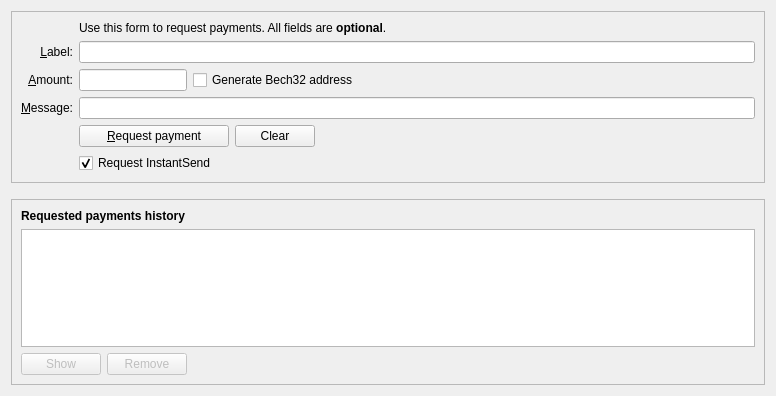
<?xml version="1.0" encoding="UTF-8"?>
<ui version="4.0">
 <class>ReceiveCoinsDialog</class>
 <widget class="QWidget" name="ReceiveCoinsDialog">
  <property name="geometry">
   <rect>
    <x>0</x>
    <y>0</y>
    <width>776</width>
    <height>396</height>
   </rect>
  </property>
  <layout class="QVBoxLayout" name="verticalLayout" stretch="0,0,1">
   <item>
    <widget class="QFrame" name="frame2">
     <property name="sizePolicy">
      <sizepolicy hsizetype="Preferred" vsizetype="Expanding">
       <horstretch>0</horstretch>
       <verstretch>0</verstretch>
      </sizepolicy>
     </property>
     <property name="frameShape">
      <enum>QFrame::StyledPanel</enum>
     </property>
     <property name="frameShadow">
      <enum>QFrame::Sunken</enum>
     </property>
     <layout class="QVBoxLayout" name="verticalLayout_3">
      <item>
       <layout class="QGridLayout" name="gridLayout">
        <item row="5" column="0">
         <widget class="QLabel" name="label">
          <property name="toolTip">
           <string>An optional amount to request. Leave this empty or zero to not request a specific amount.</string>
          </property>
          <property name="text">
           <string>&amp;Amount:</string>
          </property>
          <property name="alignment">
           <set>Qt::AlignRight|Qt::AlignTrailing|Qt::AlignVCenter</set>
          </property>
          <property name="buddy">
           <cstring>reqAmount</cstring>
          </property>
         </widget>
        </item>
        <item row="6" column="0">
         <widget class="QLabel" name="label_3">
          <property name="toolTip">
           <string>An optional message to attach to the payment request, which will be displayed when the request is opened. Note: The message will not be sent with the payment over the Huntcoin network.</string>
          </property>
          <property name="text">
           <string>&amp;Message:</string>
          </property>
          <property name="alignment">
           <set>Qt::AlignRight|Qt::AlignTrailing|Qt::AlignVCenter</set>
          </property>
          <property name="buddy">
           <cstring>reqMessage</cstring>
          </property>
         </widget>
        </item>
        <item row="4" column="2">
         <widget class="QLineEdit" name="reqLabel">
          <property name="toolTip">
           <string>An optional label to associate with the new receiving address.</string>
          </property>
         </widget>
        </item>
        <item row="2" column="2">
         <widget class="QLabel" name="label_5">
          <property name="text">
           <string>Use this form to request payments. All fields are &lt;b&gt;optional&lt;/b&gt;.</string>
          </property>
         </widget>
        </item>
        <item row="4" column="0">
         <widget class="QLabel" name="label_2">
          <property name="toolTip">
           <string>An optional label to associate with the new receiving address.</string>
          </property>
          <property name="text">
           <string>&amp;Label:</string>
          </property>
          <property name="alignment">
           <set>Qt::AlignRight|Qt::AlignTrailing|Qt::AlignVCenter</set>
          </property>
          <property name="buddy">
           <cstring>reqLabel</cstring>
          </property>
         </widget>
        </item>
        <item row="6" column="2">
         <widget class="QLineEdit" name="reqMessage">
          <property name="toolTip">
           <string>An optional message to attach to the payment request, which will be displayed when the request is opened. Note: The message will not be sent with the payment over the Huntcoin network.</string>
          </property>
         </widget>
        </item>
        <item row="7" column="2">
         <layout class="QHBoxLayout" name="horizontalLayout">
          <item>
           <widget class="QPushButton" name="receiveButton">
            <property name="minimumSize">
             <size>
              <width>150</width>
              <height>0</height>
             </size>
            </property>
            <property name="text">
             <string>&amp;Request payment</string>
            </property>
            <property name="icon">
             <iconset resource="../huntcoin.qrc">
              <normaloff>:/icons/receiving_addresses</normaloff>:/icons/receiving_addresses</iconset>
            </property>
           </widget>
          </item>
          <item>
           <widget class="QPushButton" name="clearButton">
            <property name="sizePolicy">
             <sizepolicy hsizetype="Minimum" vsizetype="Fixed">
              <horstretch>0</horstretch>
              <verstretch>0</verstretch>
             </sizepolicy>
            </property>
            <property name="toolTip">
             <string>Clear all fields of the form.</string>
            </property>
            <property name="text">
             <string>Clear</string>
            </property>
            <property name="icon">
             <iconset resource="../huntcoin.qrc">
              <normaloff>:/icons/remove</normaloff>:/icons/remove</iconset>
            </property>
            <property name="autoDefault">
             <bool>false</bool>
            </property>
           </widget>
          </item>
          <item>
           <spacer name="horizontalSpacer">
            <property name="orientation">
             <enum>Qt::Horizontal</enum>
            </property>
            <property name="sizeHint" stdset="0">
             <size>
              <width>40</width>
              <height>20</height>
             </size>
            </property>
           </spacer>
          </item>
         </layout>
        </item>
        <item row="7" column="0">
         <widget class="QLabel" name="label_7">
          <property name="text">
           <string/>
          </property>
         </widget>
        </item>
        <item row="8" column="2">
         <widget class="QCheckBox" name="checkUseInstantSend">
          <property name="text">
           <string>Request InstantSend</string>
          </property>
          <property name="checked">
           <bool>true</bool>
          </property>
         </widget>
        </item>
        <item row="5" column="2">
         <layout class="QHBoxLayout" name="horizontalLayout_6">
          <item>
           <widget class="HuntcoinAmountField" name="reqAmount">
            <property name="sizePolicy">
             <sizepolicy hsizetype="Fixed" vsizetype="Fixed">
              <horstretch>0</horstretch>
              <verstretch>0</verstretch>
             </sizepolicy>
            </property>
            <property name="minimumSize">
             <size>
              <width>80</width>
              <height>0</height>
             </size>
            </property>
            <property name="maximumSize">
             <size>
              <width>1000</width>
              <height>100</height>
             </size>
            </property>
            <property name="toolTip">
             <string>An optional amount to request. Leave this empty or zero to not request a specific amount.</string>
            </property>
           </widget>
          </item>
          <item>
           <widget class="QCheckBox" name="useBech32">
            <property name="sizePolicy">
             <sizepolicy hsizetype="Fixed" vsizetype="Fixed">
              <horstretch>0</horstretch>
              <verstretch>0</verstretch>
             </sizepolicy>
            </property>
            <property name="maximumSize">
             <size>
              <width>1000</width>
              <height>16777215</height>
             </size>
            </property>
            <property name="focusPolicy">
             <enum>Qt::StrongFocus</enum>
            </property>
            <property name="toolTip">
             <string>Bech32 addresses (BIP-173) are cheaper to spend from and offer better protection against typos. When unchecked a P2SH wrapped SegWit address will be created, compatible with older wallets.</string>
            </property>
            <property name="text">
             <string>Generate Bech32 address</string>
            </property>
           </widget>
          </item>
          <item>
           <spacer name="horizontalSpacer_3">
            <property name="orientation">
             <enum>Qt::Horizontal</enum>
            </property>
            <property name="sizeHint" stdset="0">
             <size>
              <width>0</width>
              <height>0</height>
             </size>
            </property>
           </spacer>
          </item>
         </layout>
        </item>
       </layout>
      </item>
     </layout>
    </widget>
   </item>
   <item>
    <spacer name="verticalSpacer_2">
     <property name="orientation">
      <enum>Qt::Vertical</enum>
     </property>
     <property name="sizeHint" stdset="0">
      <size>
       <width>20</width>
       <height>10</height>
      </size>
     </property>
    </spacer>
   </item>
   <item>
    <widget class="QFrame" name="frame">
     <property name="sizePolicy">
      <sizepolicy hsizetype="Preferred" vsizetype="Expanding">
       <horstretch>0</horstretch>
       <verstretch>0</verstretch>
      </sizepolicy>
     </property>
     <property name="frameShape">
      <enum>QFrame::StyledPanel</enum>
     </property>
     <property name="frameShadow">
      <enum>QFrame::Raised</enum>
     </property>
     <layout class="QVBoxLayout" name="verticalLayout_2">
      <item>
       <widget class="QLabel" name="label_6">
        <property name="font">
         <font>
          <weight>75</weight>
          <bold>true</bold>
         </font>
        </property>
        <property name="text">
         <string>Requested payments history</string>
        </property>
       </widget>
      </item>
      <item>
       <widget class="QTableView" name="recentRequestsView">
        <property name="contextMenuPolicy">
         <enum>Qt::CustomContextMenu</enum>
        </property>
        <property name="tabKeyNavigation">
         <bool>false</bool>
        </property>
        <property name="sortingEnabled">
         <bool>true</bool>
        </property>
       </widget>
      </item>
      <item>
       <layout class="QHBoxLayout" name="horizontalLayout_2">
        <item>
         <widget class="QPushButton" name="showRequestButton">
          <property name="enabled">
           <bool>false</bool>
          </property>
          <property name="toolTip">
           <string>Show the selected request (does the same as double clicking an entry)</string>
          </property>
          <property name="text">
           <string>Show</string>
          </property>
          <property name="icon">
           <iconset resource="../huntcoin.qrc">
            <normaloff>:/icons/edit</normaloff>:/icons/edit</iconset>
          </property>
          <property name="autoDefault">
           <bool>false</bool>
          </property>
         </widget>
        </item>
        <item>
         <widget class="QPushButton" name="removeRequestButton">
          <property name="enabled">
           <bool>false</bool>
          </property>
          <property name="toolTip">
           <string>Remove the selected entries from the list</string>
          </property>
          <property name="text">
           <string>Remove</string>
          </property>
          <property name="icon">
           <iconset resource="../huntcoin.qrc">
            <normaloff>:/icons/remove</normaloff>:/icons/remove</iconset>
          </property>
          <property name="autoDefault">
           <bool>false</bool>
          </property>
         </widget>
        </item>
        <item>
         <spacer name="horizontalSpacer_2">
          <property name="orientation">
           <enum>Qt::Horizontal</enum>
          </property>
          <property name="sizeHint" stdset="0">
           <size>
            <width>40</width>
            <height>20</height>
           </size>
          </property>
         </spacer>
        </item>
       </layout>
      </item>
     </layout>
    </widget>
   </item>
  </layout>
 </widget>
 <customwidgets>
  <customwidget>
   <class>HuntcoinAmountField</class>
   <extends>QLineEdit</extends>
   <header>qt/huntcoinamountfield.h</header>
   <container>1</container>
  </customwidget>
 </customwidgets>
 <tabstops>
  <tabstop>reqLabel</tabstop>
  <tabstop>reqAmount</tabstop>
  <tabstop>useBech32</tabstop>
  <tabstop>reqMessage</tabstop>
  <tabstop>receiveButton</tabstop>
  <tabstop>clearButton</tabstop>
  <tabstop>recentRequestsView</tabstop>
  <tabstop>showRequestButton</tabstop>
  <tabstop>removeRequestButton</tabstop>
 </tabstops>
 <resources>
  <include location="../huntcoin.qrc"/>
 </resources>
 <connections/>
</ui>
